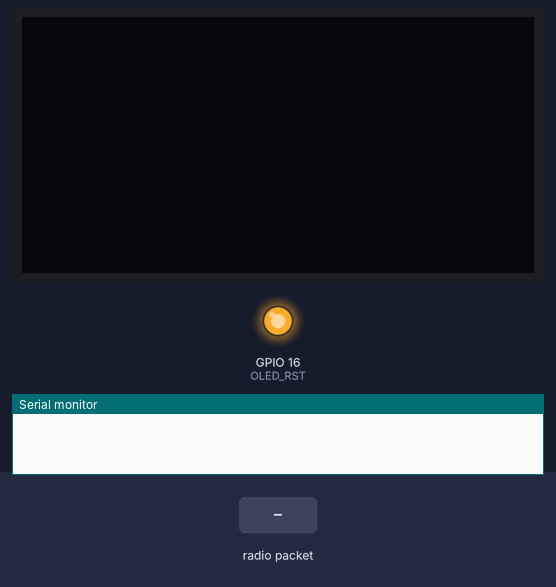
A sketch run on a simulated ESP8266 (NodeMCU). Shown: 128×64 one-colour display, output pins drawn as LEDs (lit = HIGH), the last lines printed to the serial monitor. Inputs (shaded band) come from the test bench. No radio packets arrive unless stated.

Above: at 1.4 s.
1.5 s: radio packet "1" arrives
3.0 s: radio packet "0" arrives
At 3.3 s:
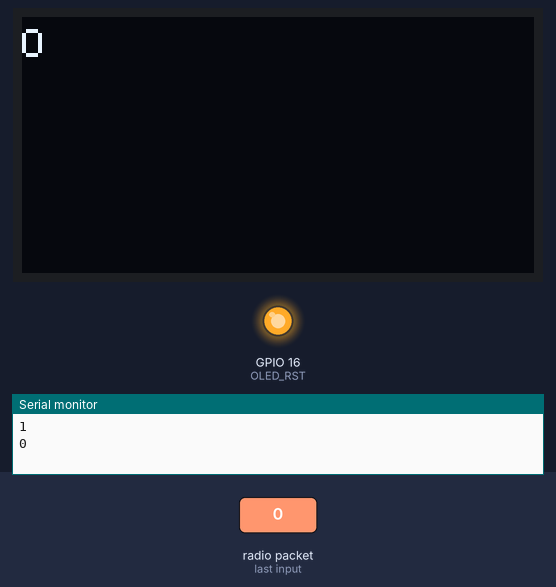
Timing chart, 0 to 6.0 s (numbered marks = the images above; inputs shaded):
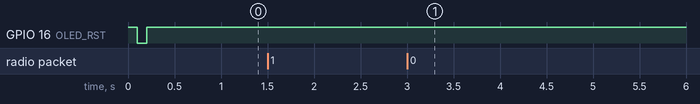

The sketch:

transceiver.ino
```cpp
#include <SPI.h>
#include <LoRa.h>
#include <SSD1306.h>

#define LORA_BAND    915

#define OLED_SDA    4
#define OLED_SCL    15
#define OLED_RST    16

#define SCK     5    // GPIO5  -- SX1278's SCK
#define MISO    19   // GPIO19 -- SX1278's MISO
#define MOSI    27   // GPIO27 -- SX1278's MOSI
#define SS      18   // GPIO18 -- SX1278's CS
#define RST     14   // GPIO14 -- SX1278's RESET
#define DI0     26   // GPIO26 -- SX1278's IRQ(Interrupt Request)

SSD1306 display(0x3c, OLED_SDA, OLED_SCL);

// Forward declarations
void displayLoraData(int packetSize, String packet, String rssi);

void setup() {
  Serial.begin(115200);

  // Configure OLED by setting the OLED Reset HIGH, LOW, and then back HIGH
  pinMode(OLED_RST, OUTPUT);
  digitalWrite(OLED_RST, HIGH);
  delay(100);
  digitalWrite(OLED_RST, LOW);
  delay(100);
  digitalWrite(OLED_RST, HIGH);

  display.init();
  // display.flipScreenVertically();

  // Configure the LoRA radio
  SPI.begin(SCK, MISO, MOSI, SS);
  LoRa.setPins(SS, RST, DI0);
  if (!LoRa.begin(LORA_BAND * 1E6)) {
    while (1);
  }

  // Set the radio into receive mode
  LoRa.receive();
}

void loop() {
  int packetSize = LoRa.parsePacket();

  if (packetSize) {
    String packSize = String(packetSize, DEC);

    String packet = "";
    for (int i = 0; i < packetSize; i++) {
      char packetByte = LoRa.read();
      packet += packetByte;
    }

    Serial.print(packet);
    Serial.println();

    display.clear();
    display.setTextAlignment(TEXT_ALIGN_LEFT);
    display.setFont(ArialMT_Plain_10);
    display.drawStringMaxWidth(0, 0, display.getWidth(), packet);
    display.display();
  }

  while(Serial.available()) {
    LoRa.beginPacket();
    LoRa.print(Serial.readString());
    LoRa.endPacket();
  }
}
```
